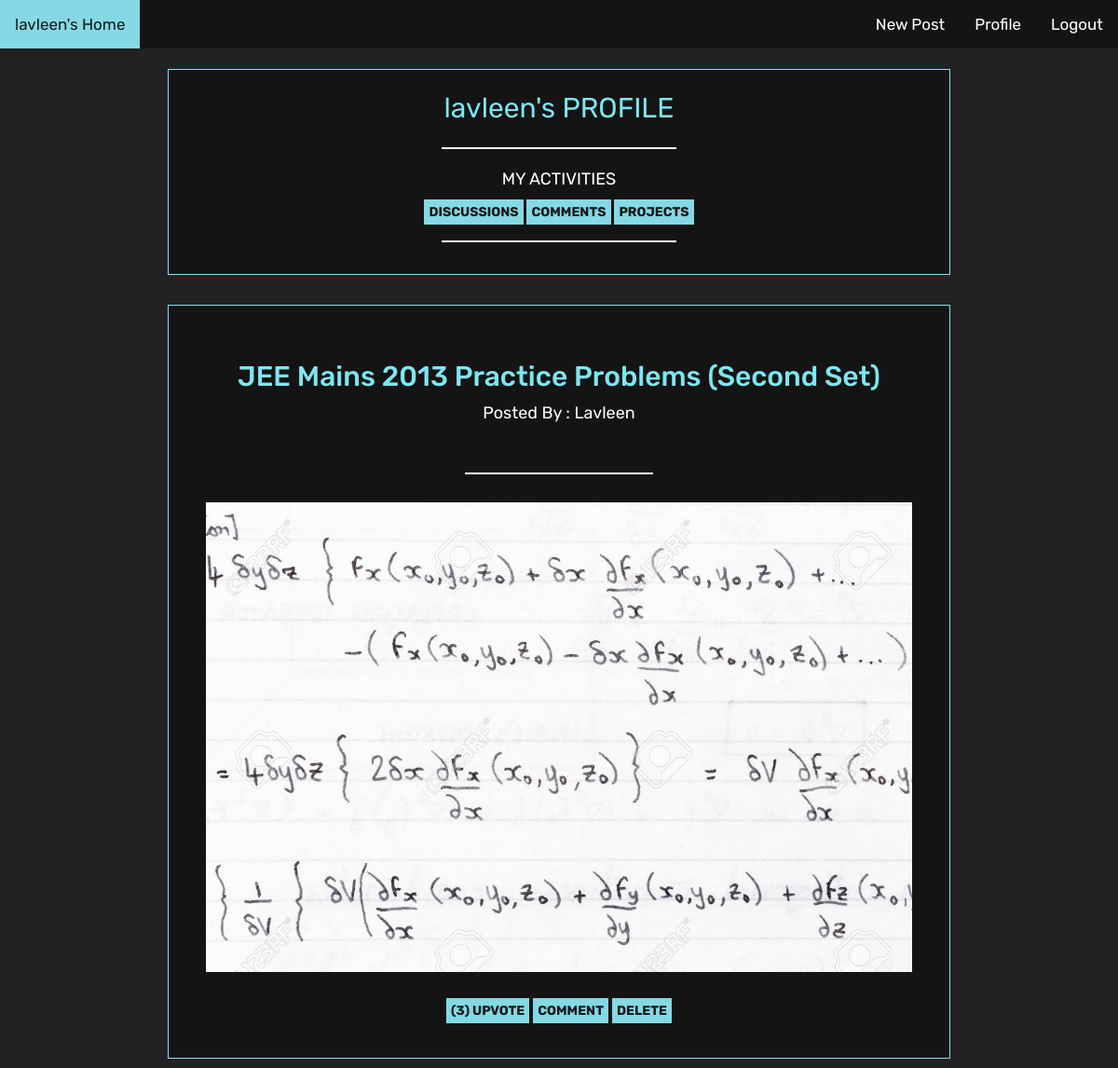
The page /usersave.php (signed in) on the database its author committed.
### tables this page shows
CREATE TABLE `posttable` (
  `title` varchar(255) NOT NULL,
  `content` longtext NOT NULL,
  `author` varchar(255) NOT NULL,
  `image` varchar(255) DEFAULT NULL,
  `id` int(11) NOT NULL,
  `likes` int(11) NOT NULL DEFAULT 0,
  `dislikes` int(11) NOT NULL DEFAULT 0,
  `tag` varchar(50) DEFAULT NULL
);

### get_savedposts.php (the view, shortened to what this page needs)
<?php
function getMyPosts(){
  $con = mysqli_connect("localhost","root","","posts");
  $user=$_SESSION['email'];
  $query = "SELECT * FROM `posttable` where author='$user'";
  $result=mysqli_query($con,$query);
    while($row=mysqli_fetch_array($result)){
      echo '
      <div class="container">
      <h3 class="posttitle">'.$row['title'].'</h3>
      <p class="postcontent">Posted By : '.$row['author'].'</p>
      <br>
      <hr width="200px">
      <p class="postcontent">'.$row['content'].'<p>
      <img src="uploads/'.$row['image'].'"class="imgt" ?>
      <br>
      <div class ="interact">
      <a class="btnLike" href="like.php?id='.$row["id"].'"><span>('.$row["likes"].') </span>UPVOTE</a>
      <a class="btnLike" href="comment.php?id='.$row["id"].'"></span>COMMENT</a>
      <a class="btnLike" href="delete.php?id='.$row["id"].'"></span>DELETE</a>
      </div>
      </div>
      ';
  }
}
?>

### styles/inprof.css (style rules this page uses)
body { background: #222222; }
.imgt { display: block; margin-left: auto; margin-right: auto; width: 100%; }
.container { display: flex; flex-direction: column; align-items: center; background: #141414; border:1px solid #7FE5F0; margin-top: 10px; margin-bottom: 10px; padding:40px; width:70%; }
hr { border: 1px solid ; color:#fff; }
.posttitle { font-size: 30px; font-family: 'Rubik', sans-serif; color:#7FE5F0; }
.postcontent { font-size: 18px; font-family: 'Rubik', sans-serif; color:#fff; }
.btnLike { width: 100%; padding: 5px; background-color:#84D9E5; color:#191919; border:0; font-weight: bold; font-family: 'Rubik', sans-serif; }

### rows shown on the page
posttable: title "JEE Mains 2013 Practice Problems (Second Set)", author "Lavleen", image (picture), likes "3"

### other values the page prints
$_SESSION["email"] "lavleen"
